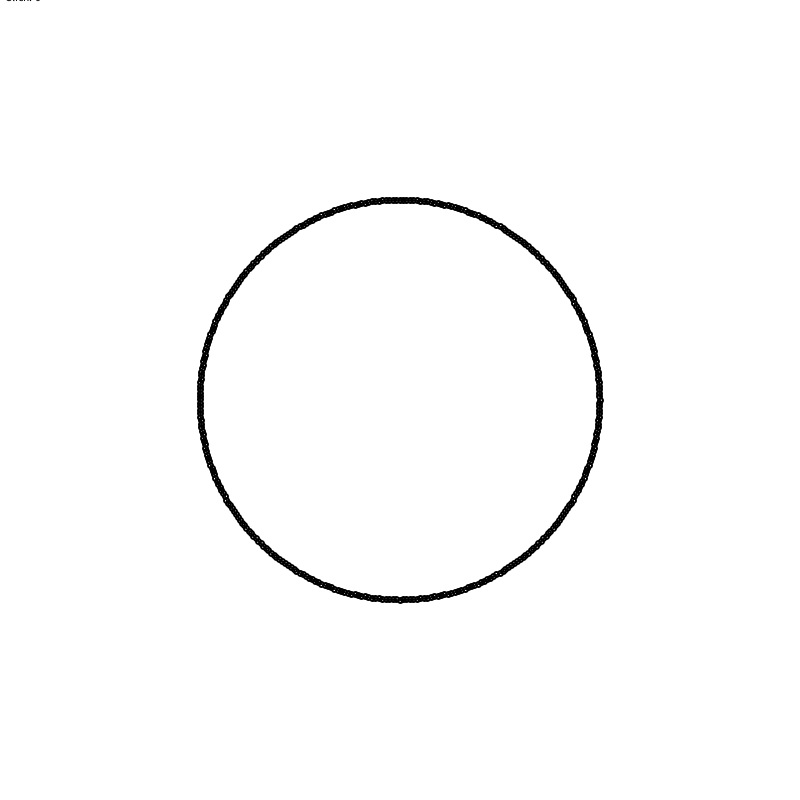
Frame 1 (no input)
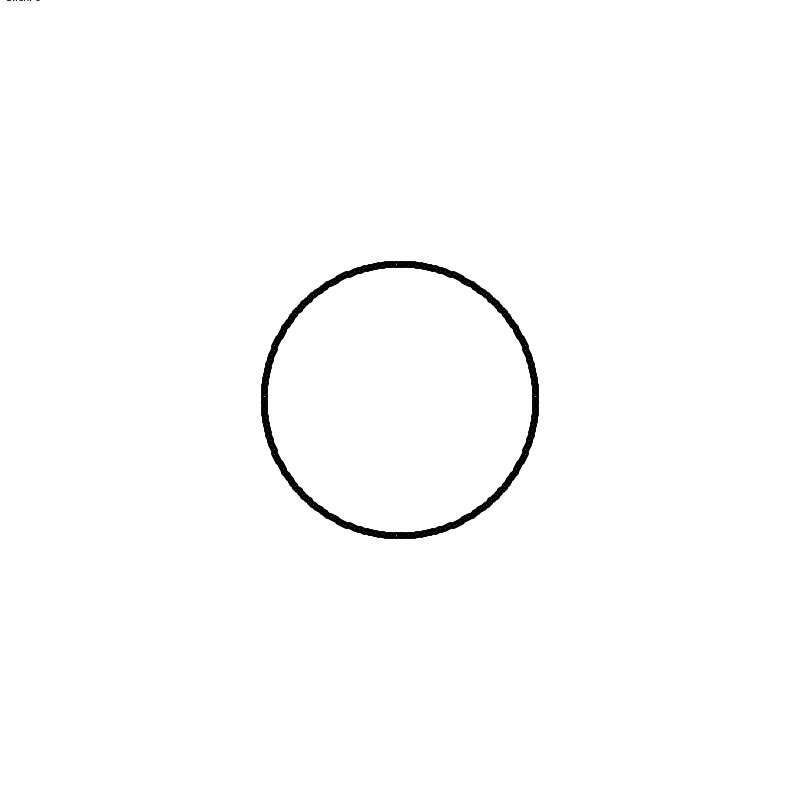
Frame 60 (the mouse pressed at the canvas centre just before this capture)
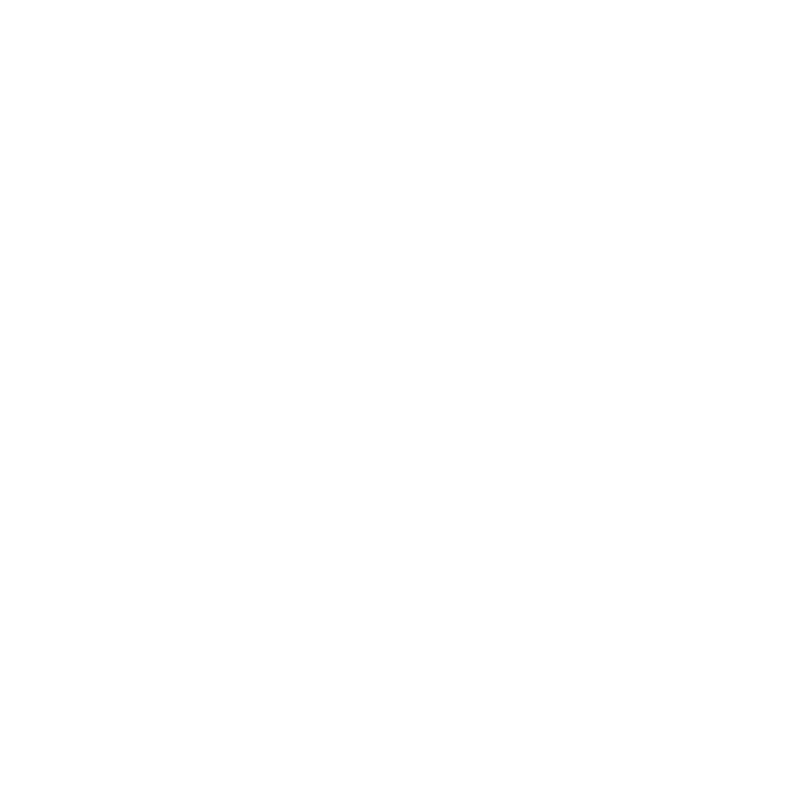
Frame 120 (the mouse held since frame 60 and released just before this capture)

The Processing sketch that drew these frames (run headless with seeded random() and noise(); from frame 60 on, the mouse is pressed at the canvas centre):

// Processing sketch: processing_155982
// ── processing_155982.pde

//this code combines several codes on openprocessing. I tweaked them a bit (invisibility by mouse dragging, etc.)and combined them in different order.

int click = 0;
float num = 0;
boolean doOnce = true;
 
void setup(){
  size(800, 800);
  noStroke();
}
 
void draw(){
  background(255);
  //stroke with mouse changes the object to black(left) to white/invisible(right)
  stroke(mouseY, mouseX, mouseY);
  strokeWeight(5);
  fill(mouseX, mouseY, mouseX);
  for(int i = 0; i < 360; i++){
    float angle = cos(radians(i*click+num))*200;
     
    float x = width/2+sin(radians(i))*angle;
    float y = height/2+cos(radians(i))*angle;
     

    ellipse(y, x, 2, 2);

//code below determines change of object by clicking
  }
  num += 0.8;
  text("Click: " + click, 5, 1);
}
 
void mousePressed(){
  if(doOnce){
    doOnce = false;
    click++;
  }
}
 
void mouseReleased(){
  doOnce = true;
}
